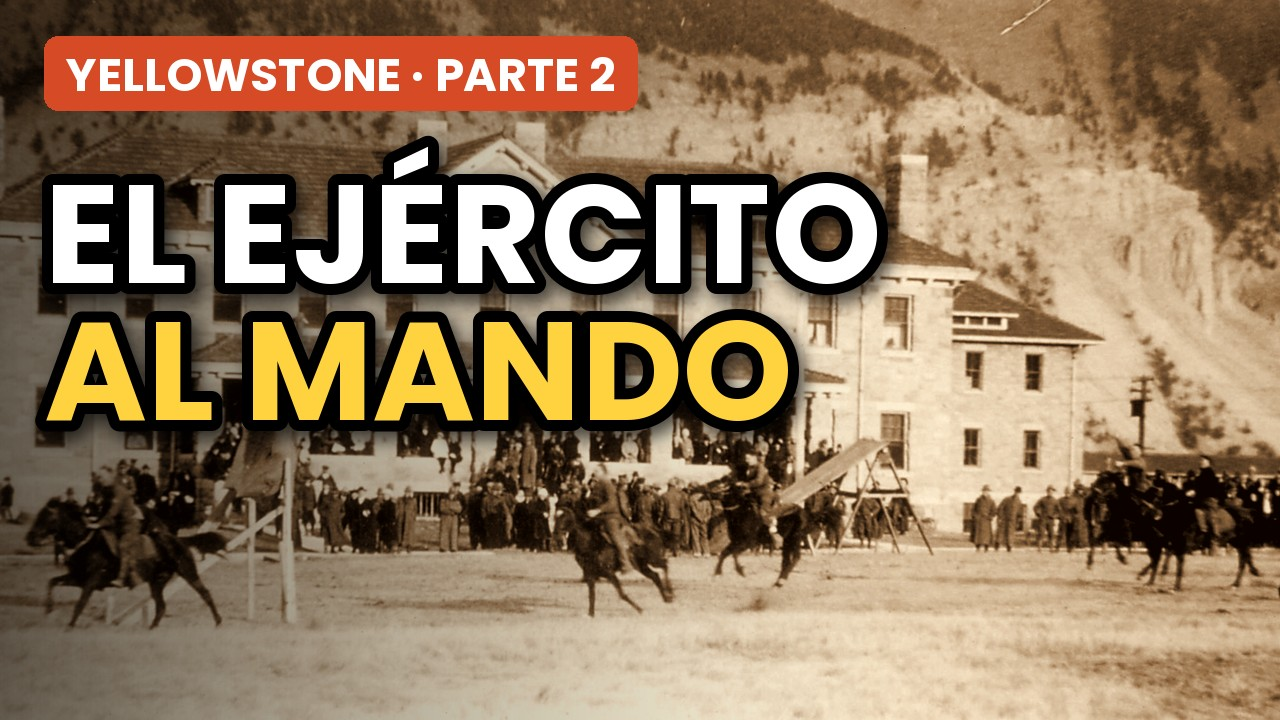
#> input picture lang-thumbs/4RE4SDBiuJc_es.jpg, 1280 x 720 px, given in place of thumb_B_es.jpg, which was not available
$ python make_thumb_pt.py out.png
#> lines starting #> are read from the running program, lines starting #| are printed output that depends on the picture; after the words box and inside, x2 and y2 are one past the last pixel; in counts of white or black regions, pixels touching at a corner belong together; pictures that were not available may be replaced by others from this repository, and a replacement may not be noted
### lang-thumbs/thumbtext.py
from PIL import Image, ImageDraw, ImageFont
import numpy as np
FONT="/tmp/claude-0/-home-claude/dec8b92c-7892-53c1-883c-b82ef908e078/scratchpad/fonts/Poppins-%s.ttf"
def cap_size(weight, cap):
    for s in range(40, 160):
        f = ImageFont.truetype(FONT % weight, s); b = f.getbbox("H")
        if b[3] - b[1] >= cap: return s
def line_width(text, font, track):
    w = 0
    for i, ch in enumerate(text):
        w += font.getlength(ch) + (track if i < len(text) - 1 else 0)
    return w
def draw_line(img_fill, img_stroke, x, ytop_cap, text, font, track, color, stroke):
    """ytop_cap = y of cap top. Draws char by char with tracking."""
    d1 = ImageDraw.Draw(img_fill); d2 = ImageDraw.Draw(img_stroke)
    off = font.getbbox("H")[1]
    cx = x - font.getbbox(text[0])[0]
    for ch in text:
        d2.text((cx, ytop_cap - off), ch, font=font, fill=255, stroke_width=stroke, stroke_fill=255)
        d1.text((cx, ytop_cap - off), ch, font=font, fill=color)
        cx += font.getlength(ch) + track

### lang-thumbs/make_thumb_pt.py
import sys; sys.path.insert(0, '/tmp/claude-0/-home-claude/dec8b92c-7892-53c1-883c-b82ef908e078/scratchpad')
from thumbtext import *
import numpy as np, cv2
D = '/home/claude/doc/chiricahua/'
es = np.array(Image.open(D + 'thumb_B_es.jpg').convert('RGB'))
#> es is the input picture: shape (720, 1280, 3); mean R, G, B 145.9, 121.7, 93.8
en = np.array(Image.open(D + 'thumbs_v3/thumb_B.png').convert('RGB'))
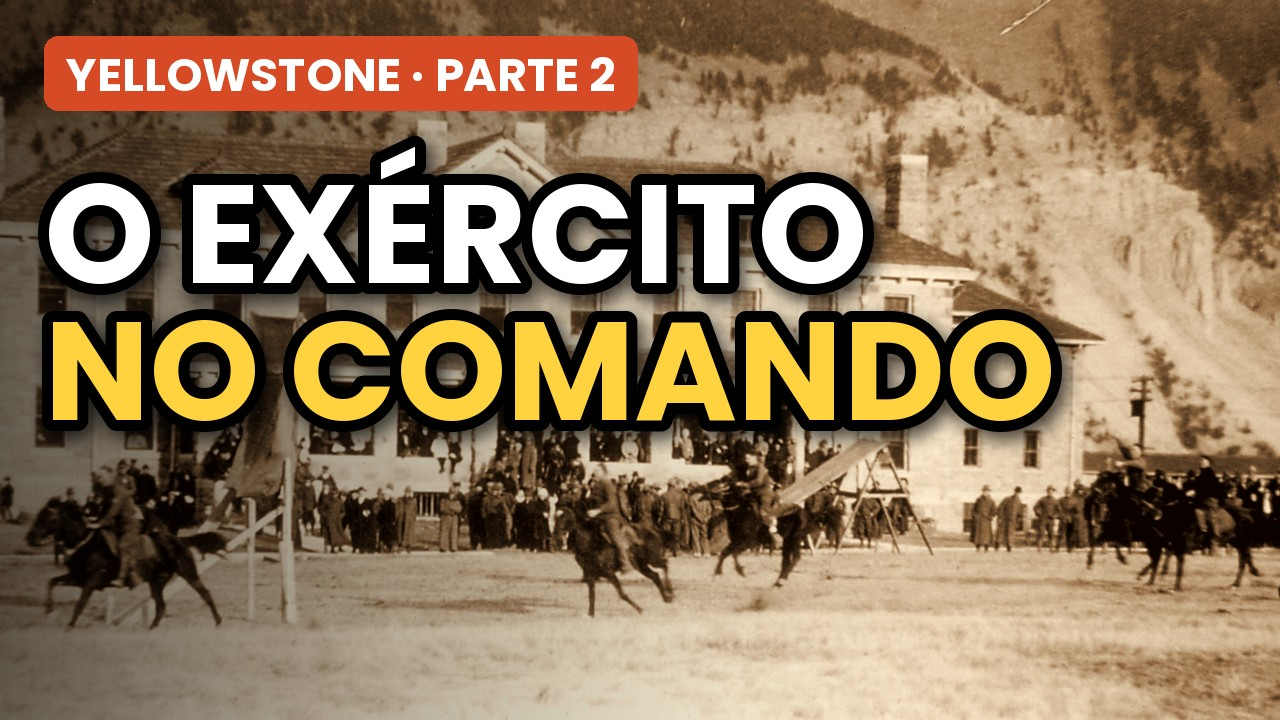
#> input picture lang-thumbs/4RE4SDBiuJc_pt.jpg, 1280 x 720 px, given in place of thumb_B.png, which was not available
#> en is the input picture: shape (720, 1280, 3); mean R, G, B 143.2, 119, 89.8
WHITE, YEL = (255, 255, 255), (255, 214, 74)
def mask_for(lines, cap, tops, x=51, wt='ExtraBold', track=-2, stroke=10, grow=6):
#> called with cap = 64, x = 51, wt = 'ExtraBold', track = -2, stroke = 10, grow = 10
    s = cap_size(wt, cap); f = ImageFont.truetype(FONT % wt, s)
    fill = Image.new('RGB', (1280, 720)); st = Image.new('L', (1280, 720))
#> after `fill = Image.new('RGB', (1280, 720))`: fill: PIL image 1280x720 RGB; every value is 0
#> after `st = Image.new('L', (1280, 720))`: st: PIL image 1280x720 L; every value is 0
    for t, y in zip(lines, tops): draw_line(fill, st, x, y, t, f, track, (255, 255, 255), stroke)
    m = np.array(st) > 0
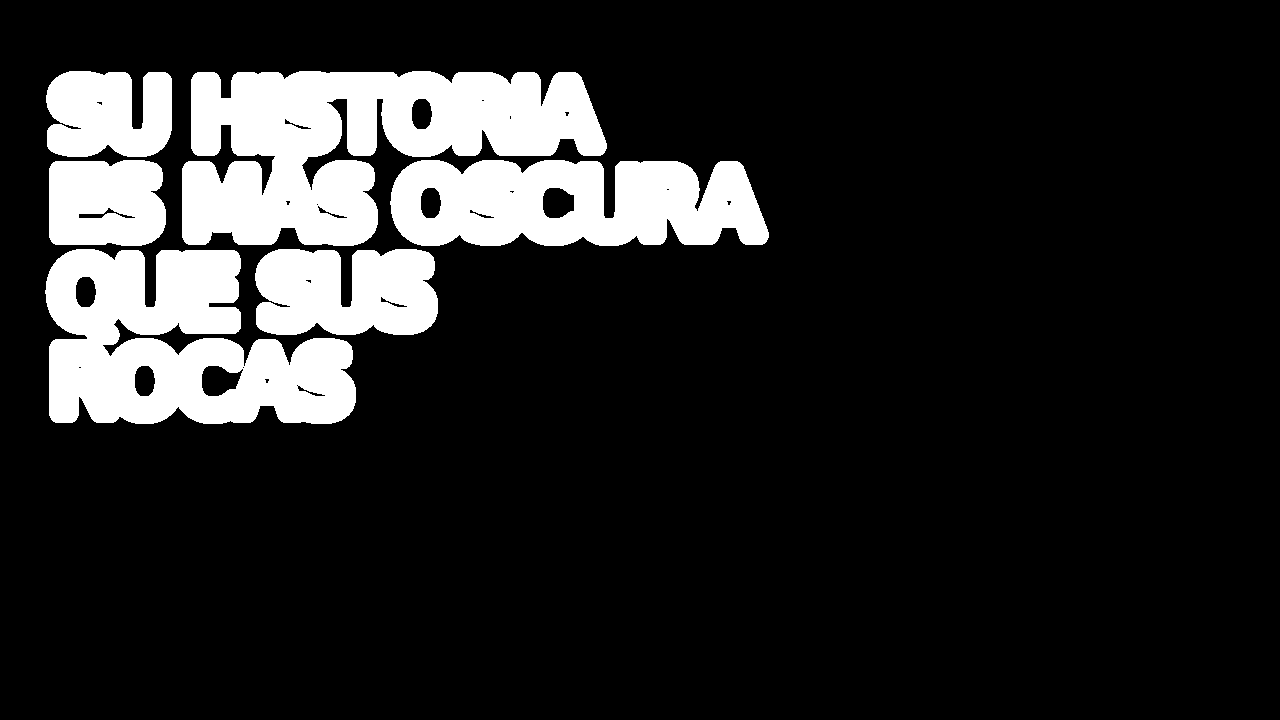
#> m: shape (720, 1280) bool; 15.2% white; 6 white regions, box (x1, y1, x2, y2) and area: (182, 71, 607, 246) 45087, (45, 249, 356, 424) 36514, (390, 160, 769, 246) 26369, (255, 249, 438, 335) 13639, (46, 71, 172, 157) 9221, (49, 160, 166, 246) 9212
    return cv2.dilate(m.astype(np.uint8), np.ones((2 * grow + 1, 2 * grow + 1), np.uint8)) > 0
#> returned value: shape (720, 1280) bool; 20.8% white; 1 white region, box (x1, y1, x2, y2) and area: (35, 61, 779, 434) 191670
m_es = mask_for(["SU HISTORIA", "ES MÁS OSCURA", "QUE SUS", "ROCAS"], 64, [82, 171, 260, 349], grow=10)
m_en = mask_for(["ITS HISTORY", "IS DARKER", "THAN ITS", "ROCKS"], 75, [85, 191, 297, 403], x=52, grow=10)
#> in mask_for (call 2), `m = np.array(st) > 0`: m: shape (720, 1280) bool; 16.5% white; 7 white regions, largest, box (x1, y1, x2, y2) and area: (235, 73, 686, 171) 34625, (174, 181, 597, 276) 34183, (52, 391, 406, 489) 28027
#> in mask_for (call 2), `return cv2.dilate(m.astype(np.uint8), np.ones((2 * grow + 1, 2 * grow ..`: returned value: shape (720, 1280) bool; 24% white; 1 white region, box (x1, y1, x2, y2) and area: (32, 63, 696, 499) 220745
# sanity: how much text-colored pixel falls outside the masks?
def texty(a): return (a.min(2) > 235) | ((a[..., 0] > 230) & (abs(a[..., 1].astype(int) - 214) < 25) & (a[..., 2] < 120))
#> returned value: shape (720, 1280) bool; 9.2% white; 36 white regions, largest, box (x1, y1, x2, y2) and area: (253, 322, 364, 420) 7587, (484, 322, 572, 420) 6122, (590, 322, 678, 420) 5555
print('es text px outside mask:', int((texty(es) & ~m_es)[:, :800].sum()), ' en:', int((texty(en) & ~m_en)[:, :800].sum()))
#> in texty (call 2), `def texty(a): return (a.min(2) > 235) | ((a[..., 0] > 230) & (abs(a[....`: returned value: shape (720, 1280) bool; 10.6% white; 37 white regions, largest, box (x1, y1, x2, y2) and area: (515, 322, 626, 420) 7580, (746, 322, 834, 420) 6119, (53, 322, 141, 420) 6101
#| es text px outside mask: 27795  en: 27171
bg = es.copy()
use_en = m_es & ~m_en; bg[use_en] = en[use_en]
#> after `use_en = m_es & ~m_en`: use_en: shape (720, 1280) bool; 2.3% white; 15 white regions (3 under 20 px), largest, box (x1, y1, x2, y2) and area: (589, 151, 779, 256) 15684, (187, 61, 503, 171) 1625, (39, 325, 59, 430) 1283
#> after `bg[use_en] = en[use_en]`: bg: shape (720, 1280, 3); 1.44% of pixels changed, all inside (x1, y1, x2, y2) = (36, 159, 779, 433)
hole = (m_es & m_en).astype(np.uint8) * 255
#> hole: shape (720, 1280); 18.5% white; 1 white region, box (x1, y1, x2, y2) and area: (35, 63, 669, 434) 170129
print('hole px', int((hole > 0).sum()))
#| hole px 170129
T = cv2.inpaint(bg, hole, 9, cv2.INPAINT_TELEA).astype(np.float32)
valid = (hole == 0)
bf = bg.astype(np.float32)
skyv = valid & (bf[..., 2] > bf[..., 0] + 60) & (bf[..., 2] > 150)
skyv[:, 800:] = False
yy, xx = np.mgrid[0:720, 0:1280].astype(np.float32) / 720
def P(x, y): return np.stack([np.ones_like(x), x, y, x * x, y * y, x * y, y ** 3], -1)
W, *_ = np.linalg.lstsq(P(xx[skyv], yy[skyv]), bf[skyv], rcond=None)
#> W = [[0, 0, 0], [0, 0, 0], [0, 0, 0], [0, 0, 0], [0, 0, 0], [0, 0, 0], [0, 0, 0]]
SKY = P(xx, yy) @ W
#> SKY: shape (720, 1280, 3) float32; every value is 0
print('sky model resid', float(np.abs(SKY[skyv] - bf[skyv]).mean()))
#| sky model resid nan
issky = (T[..., 2] > T[..., 0] + 25).astype(np.float32)
#> issky: shape (720, 1280) float32; every value is 0
issky[:182, :700] = 1
#> issky: shape (720, 1280) float32; values 0 (black) and 1 (white), 13.8% white; 1 white region, box (x1, y1, x2, y2) and area: (0, 0, 700, 182) 127400
issky = cv2.GaussianBlur(issky, (0, 0), 3)[..., None]
#> issky: shape (720, 1280, 1) float32
F = issky * SKY + (1 - issky) * T
rng = np.random.default_rng(7); F = F + rng.normal(0, 1.5, F.shape)
h = (hole > 0)[..., None]
bg = np.where(h, np.clip(F, 0, 255), bg).astype(np.uint8)
Image.fromarray(bg).save(sys.argv[1] if len(sys.argv) > 1 else 'bg_clean.png')
# Portuguese text, same layout: cap 64, pitch 89, x=51, longest line fitted to <= 778 px
lines = [("A HISTÓRIA", WHITE), ("É MAIS SOMBRIA", YEL), ("QUE SUAS", WHITE), ("ROCHAS", YEL)]
cap = 64
while True:
    s = cap_size('ExtraBold', cap); f = ImageFont.truetype(FONT % 'ExtraBold', s)
    wmax = max(line_width(t, f, -2) for t, _ in lines)
    if wmax <= 735 or cap <= 56: break
    cap -= 1
#> this loop made 1 pass
#> wmax on pass 1: 712.2
#> after the loop, cap = 64
print('cap', cap, 'size', s, 'widest', round(wmax))
#| cap 64 size 88 widest 712
pitch = 89 * cap / 64; top0 = 82 + (64 - cap) * 2
#> after `pitch = 89 * cap / 64`: pitch = 89
#> after `top0 = 82 + (64 - cap) * 2`: top0 = 82
fillc = Image.new('RGBA', (1280, 720), (0, 0, 0, 0)); st = Image.new('L', (1280, 720))
for i, (t, c) in enumerate(lines):
    draw_line(fillc, st, 51, round(top0 + i * pitch), t, f, -2, c + (255,), 10)
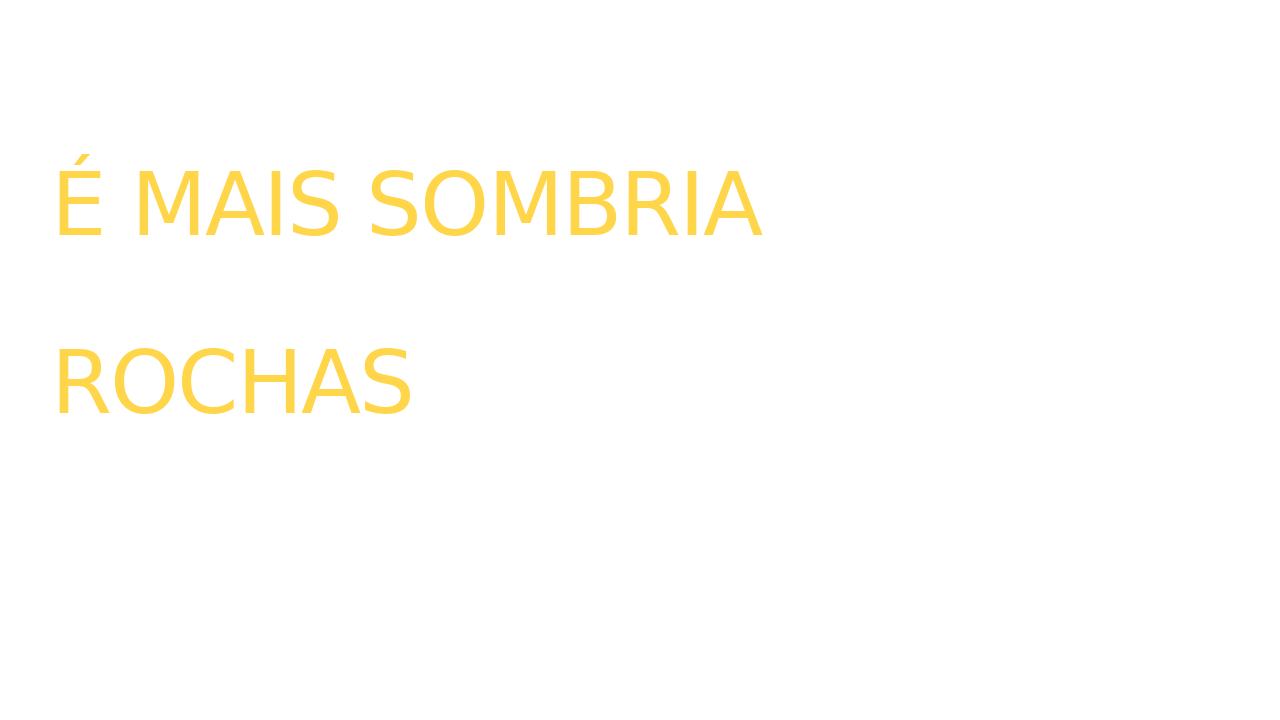
#> fillc: PIL image 1280x720 RGBA; mean R, G, B, A 13, 11.9, 7.9, 11.5; transparent parts drawn white
out = Image.fromarray(bg).convert('RGBA')
black = Image.new('RGBA', (1280, 720), (8, 8, 8, 255))
st_soft = st.filter(__import__('PIL.ImageFilter', fromlist=['x']).GaussianBlur(0.8))
out = Image.composite(black, out, st_soft)
out.alpha_composite(fillc)
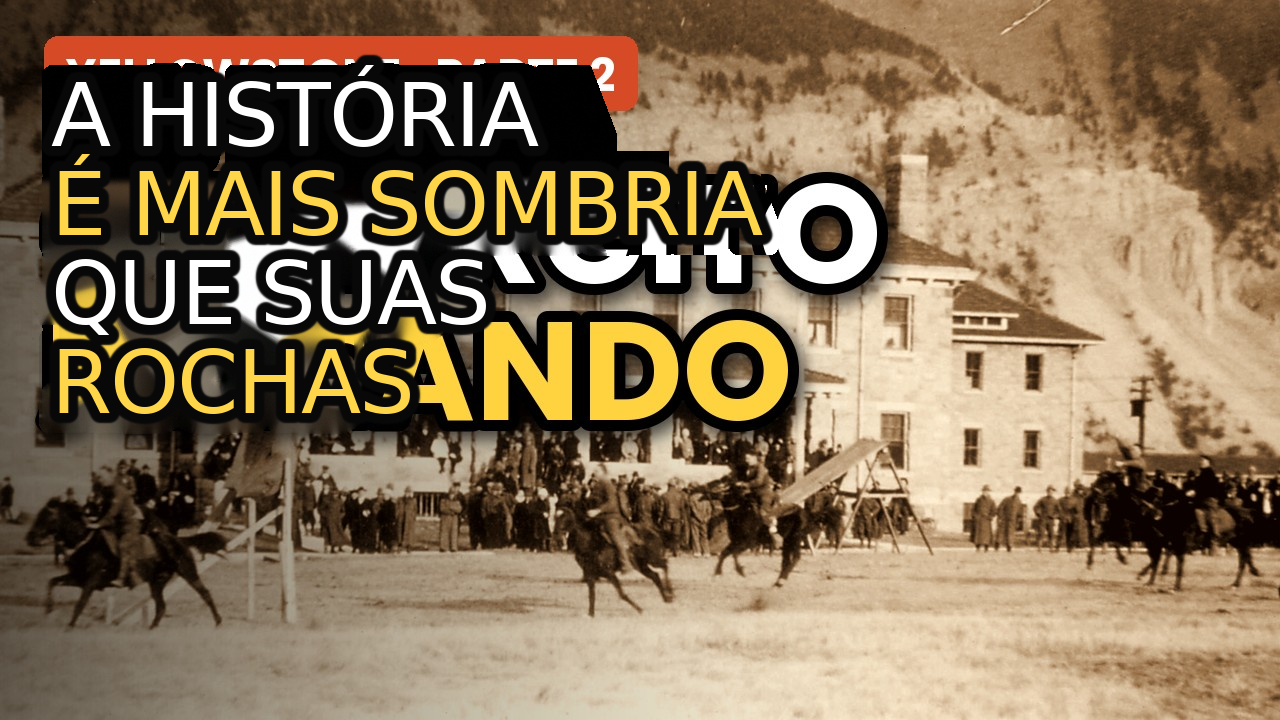
#> out: PIL image 1280x720 RGBA; mean R, G, B, A 134.3, 113.8, 87, 255
out.convert('RGB').save(D + 'thumb_B_pt.jpg', quality=92, optimize=True)
print('saved')
